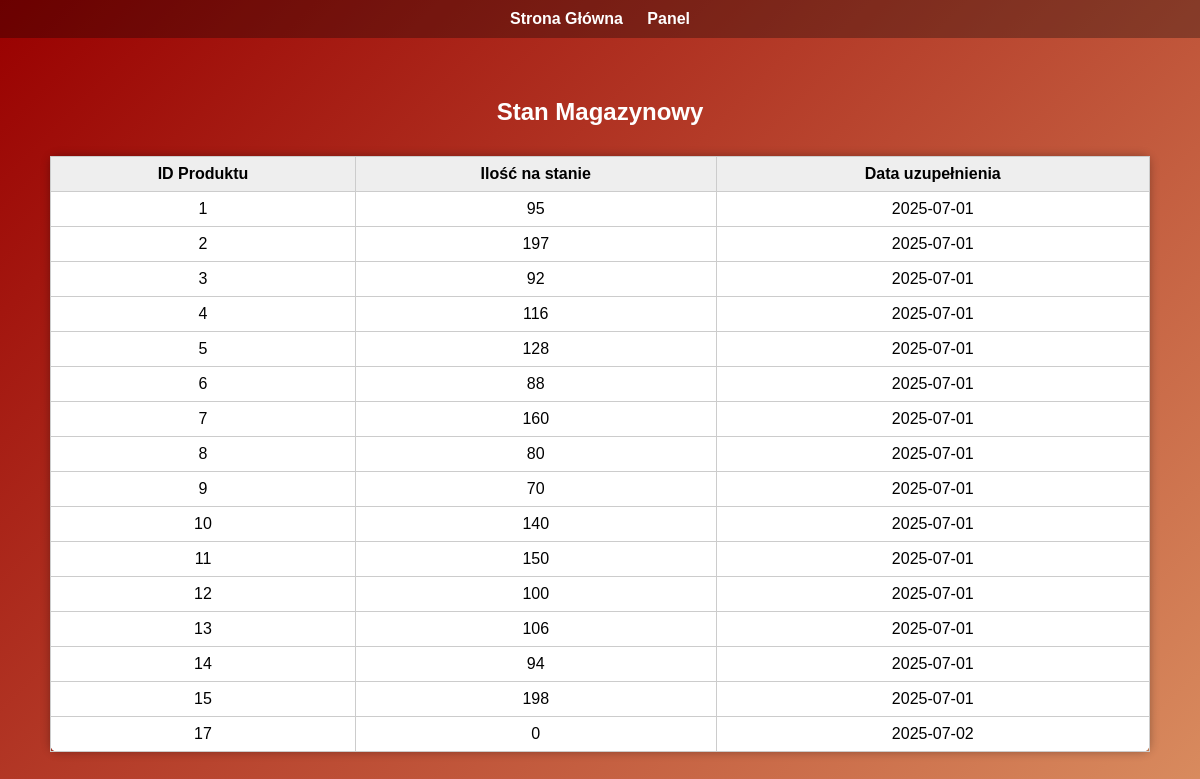
The app's page /magazyn.php with its own data.
### tables this page shows
CREATE TABLE `Magazyn` (
  `ID_Produktu` int(11) NOT NULL,
  `Ilosc_na_stanie` int(11) NOT NULL,
  `Data_uzupelnienia` date NOT NULL
);

### magazyn.php (the view)
<?php include 'polaczenie.php'; ?>
<html><head><title>Magazyn</title><link rel='stylesheet' href='style.css'></head><body>
<nav><a href='index.php'>Strona Główna</a> <a href='panel.php'>Panel</a></nav>
<div class='content' style='padding:20px;'>
<h2>Stan Magazynowy</h2>
<table border='1' style='background:#fff;'><tr><th>ID Produktu</th><th>Ilość na stanie</th><th>Data uzupełnienia</th></tr>
<?php
$res = $conn->query("SELECT * FROM Magazyn");
while($row = $res->fetch_assoc()) {
echo "<tr><td>{$row['ID_Produktu']}</td><td>{$row['Ilosc_na_stanie']}</td><td>{$row['Data_uzupelnienia']}</td></tr>";
}
?>
</table>
</div></body></html>

### style.css (style rules this page uses)
body { background: linear-gradient(135deg, #990000, #d98c5f); color: white; font-family: Arial, sans-serif; margin: 0; }
nav { background: rgba(0,0,0,0.3); padding: 10px; text-align: center; }
nav a { color: white; margin: 10px; text-decoration: none; font-weight: bold; }
.content { margin: 20px; display: flex; flex-wrap: wrap; justify-content: center; }
h1, h2, h3 { text-align: center; }
.panel, .products, .cart, table { background: #fff; color: black; padding: 20px; margin: 10px; border-radius: 8px; box-shadow: 0 0 10px rgba(0,0,0,0.3); }
table { border-collapse: collapse; width: 100%; }
td, th { border: 1px solid #ccc; padding: 8px; text-align: center; }
th { background: #eee; }

### records on screen
magazyn: ID_Produktu "1", Ilosc_na_stanie "95", Data_uzupelnienia "2025-07-01"
magazyn: ID_Produktu "2", Ilosc_na_stanie "197", Data_uzupelnienia "2025-07-01"
magazyn: ID_Produktu "3", Ilosc_na_stanie "92", Data_uzupelnienia "2025-07-01"
magazyn: ID_Produktu "4", Ilosc_na_stanie "116", Data_uzupelnienia "2025-07-01"
magazyn: ID_Produktu "5", Ilosc_na_stanie "128", Data_uzupelnienia "2025-07-01"
magazyn: ID_Produktu "6", Ilosc_na_stanie "88", Data_uzupelnienia "2025-07-01"
magazyn: ID_Produktu "7", Ilosc_na_stanie "160", Data_uzupelnienia "2025-07-01"
magazyn: ID_Produktu "8", Ilosc_na_stanie "80", Data_uzupelnienia "2025-07-01"
magazyn: ID_Produktu "9", Ilosc_na_stanie "70", Data_uzupelnienia "2025-07-01"
magazyn: ID_Produktu "10", Ilosc_na_stanie "140", Data_uzupelnienia "2025-07-01"
magazyn: ID_Produktu "11", Ilosc_na_stanie "150", Data_uzupelnienia "2025-07-01"
magazyn: ID_Produktu "12", Ilosc_na_stanie "100", Data_uzupelnienia "2025-07-01"
magazyn: ID_Produktu "13", Ilosc_na_stanie "106", Data_uzupelnienia "2025-07-01"
magazyn: ID_Produktu "14", Ilosc_na_stanie "94", Data_uzupelnienia "2025-07-01"
magazyn: ID_Produktu "15", Ilosc_na_stanie "198", Data_uzupelnienia "2025-07-01"
magazyn: ID_Produktu "17", Ilosc_na_stanie "0", Data_uzupelnienia "2025-07-02"
